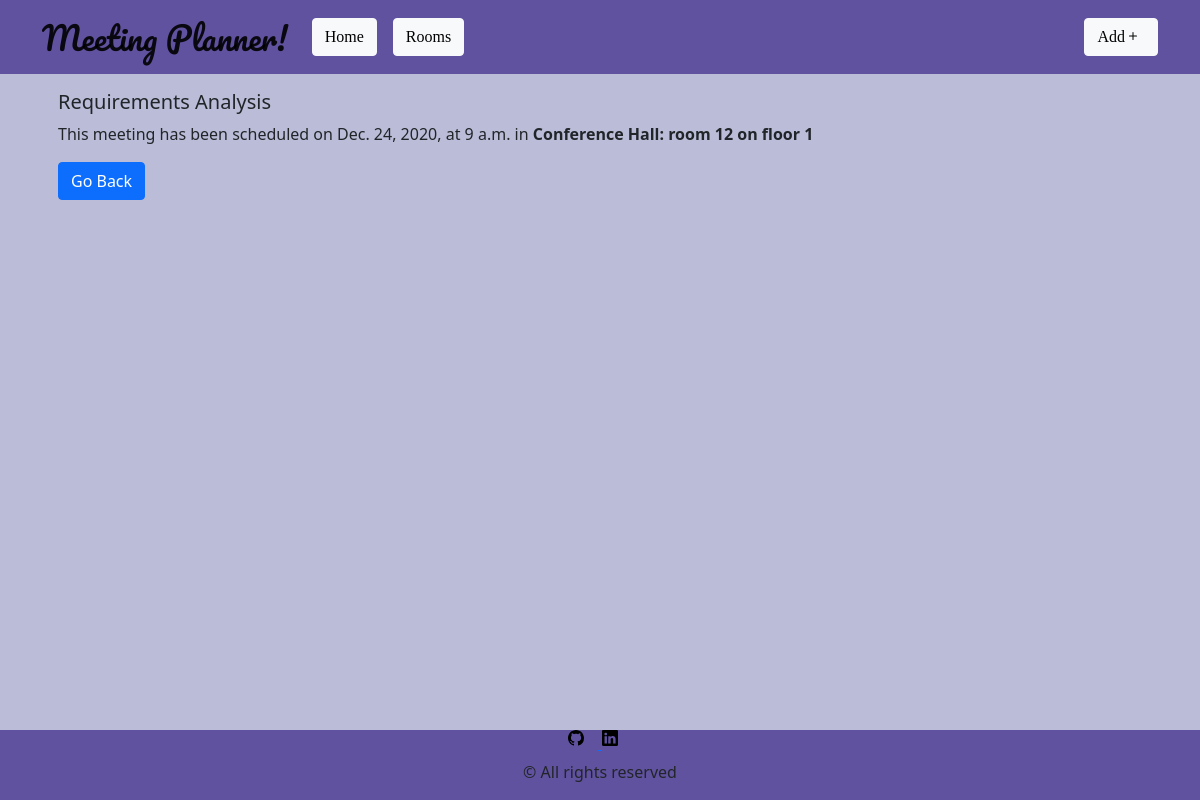
/meetings/1, run on the app's committed database.
### meetings/models.py (models this page shows, shortened)
class Meeting(models.Model):
    title = models.CharField(max_length=200)
    date = models.DateField()
    start_time = models.TimeField(default=time(9))
    duration = models.IntegerField(default=1)
    room = models.ForeignKey(Room,on_delete=models.CASCADE)

class Room(models.Model):
    name = models.CharField(max_length=50)
    floor = models.IntegerField()
    room_number = models.IntegerField()
    def __str__(self):
        return f'{self.name}: room {self.room_number} on floor {self.floor}'

### meetings/views.py (the view)
# urls.py: path('<int:id>', views.detail, name='detail'),
def detail(request, id):
    meeting = get_object_or_404(Meeting, pk=id)
    return render(request, "meetings/details.html", {'meeting': meeting})

### meetings/templates/meetings/details.html (shortened to what this page needs)
{% extends 'base.html' %}
{% block content %}
<div class="container">
    <div class="card-body">
        <h5 class="card-title">{{ meeting.title }}</h5>
        <p class="card-text">This meeting has been scheduled on {{ meeting.date }},
            at {{ meeting.start_time }} in <strong> {{ meeting.room }}</strong></p>
        <a href="{% url 'home' %}" class="btn btn-primary">Go Back</a>
    </div>
</div>
{% endblock %}

### data on the page
Meeting: title "Requirements Analysis", date "Dec. 24, 2020", start_time "9 a.m.", room "Conference Hall: room 12 on floor 1"
